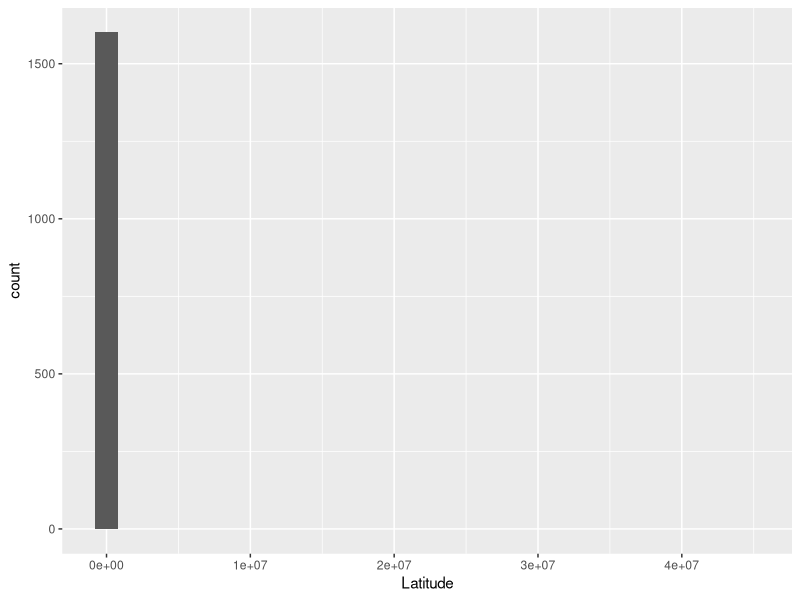
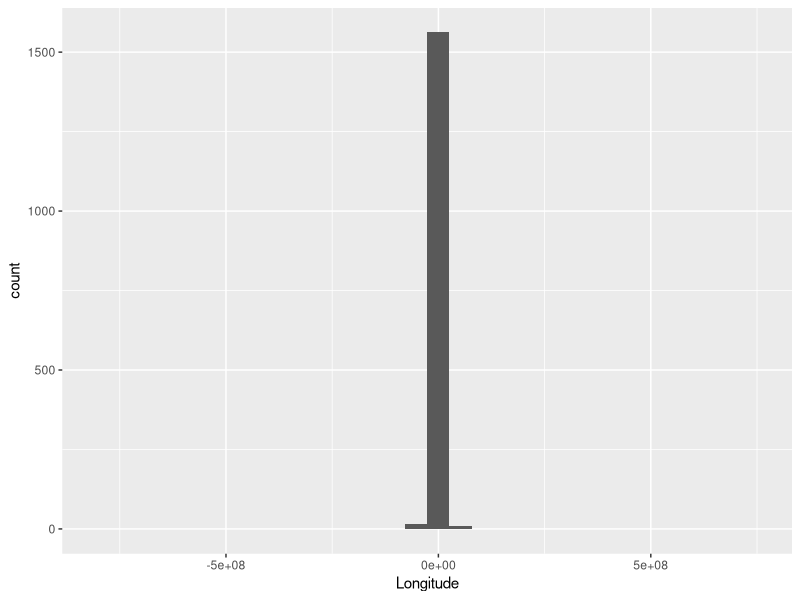
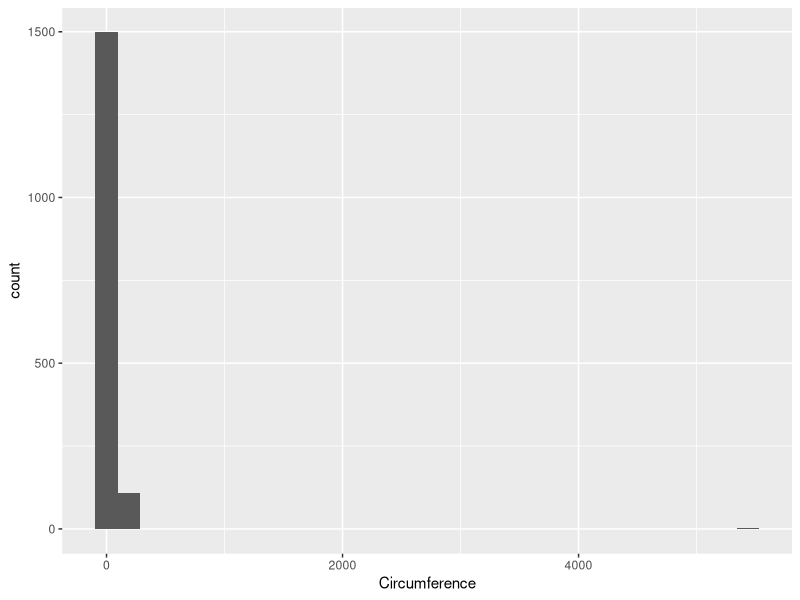

The R source for these figures, in order: (Note: this script raises an error after producing the figures.)
## ---- chunk 1
knitr::opts_chunk$set(echo = TRUE)
## ---- chunk 2
rm(list = ls())
library(ggplot2)
library(tidyverse)
## ---- chunk 3
library(readr)
Trees <- read_csv("all_maple_monitoring_through_fall2017.csv", 
    col_types = cols(Circumference = col_number(), 
        Date = col_date(format = "%m/%d/%y"), 
        Julian =col_number(),
        Flowering = col_character(), Latitude = col_number(), 
        LeafBud = col_character(), LeafUnfurled = col_character(), 
        Longitude = col_number(), Observer = col_character(), 
        `Tree ID` = col_character(), Username = col_character()))

#for some reason when I just did a straight read_csv, the columns indicated in the col_types section didn't get pulled in with the rest of the data...this seems to fix it.
## ---- chunk 4
Trees$Date_1<-NULL
## ---- chunk 5
vars<-c("Season", "Species", "Urbanization", "Habitat", "Shading", "LeafColor", "LeafDropping", "Fruit", "LeafBud", "LeafUnfurled", "Flowering")

Trees[vars]<-lapply(Trees[vars],as.factor)
## ---- chunk 6
levels(Trees$Season)
## ---- chunk 7
levels(Trees$Species)
## ---- chunk 8
levels(Trees$Urbanization)
## ---- chunk 9
levels(Trees$Habitat)
## ---- chunk 10
levels(Trees$Shading)
## ---- chunk 11
levels(Trees$LeafColor)
## ---- chunk 12
levels(Trees$LeafDropping)
## ---- chunk 13
levels(Trees$Fruit)
## ---- chunk 14
levels(Trees$LeafBud)
## ---- chunk 15
levels(Trees$LeafUnfurled)
## ---- chunk 16
levels(Trees$Flowering)
## ---- chunk 17
summary(Trees$Latitude)
## ---- chunk 18
ggplot(Trees, aes(Latitude))+
  geom_histogram()
## ---- chunk 19
summary(Trees$Longitude)
## ---- chunk 20
ggplot(Trees, aes(Longitude))+
  geom_histogram()
## ---- chunk 21
summary(Trees$Circumference)
## ---- chunk 22
ggplot(Trees, aes(Circumference))+
  geom_histogram()
## ---- chunk 23
Trees$Serial<-(1:2108)
## ---- chunk 24
Trees$Julian<-yday(Trees$Date)
## ---- chunk 25
Trees$UniqueID<-paste(Trees$Observer,Trees$`Tree ID`, Trees$Species, Trees$Latitude, Trees$Longitude, Trees$Urbanization, Trees$Habitat, Trees$Shading, Trees$Circumference, sep = "_")
## ---- chunk 26
write.csv(Trees, "TreesProcessed.csv")
